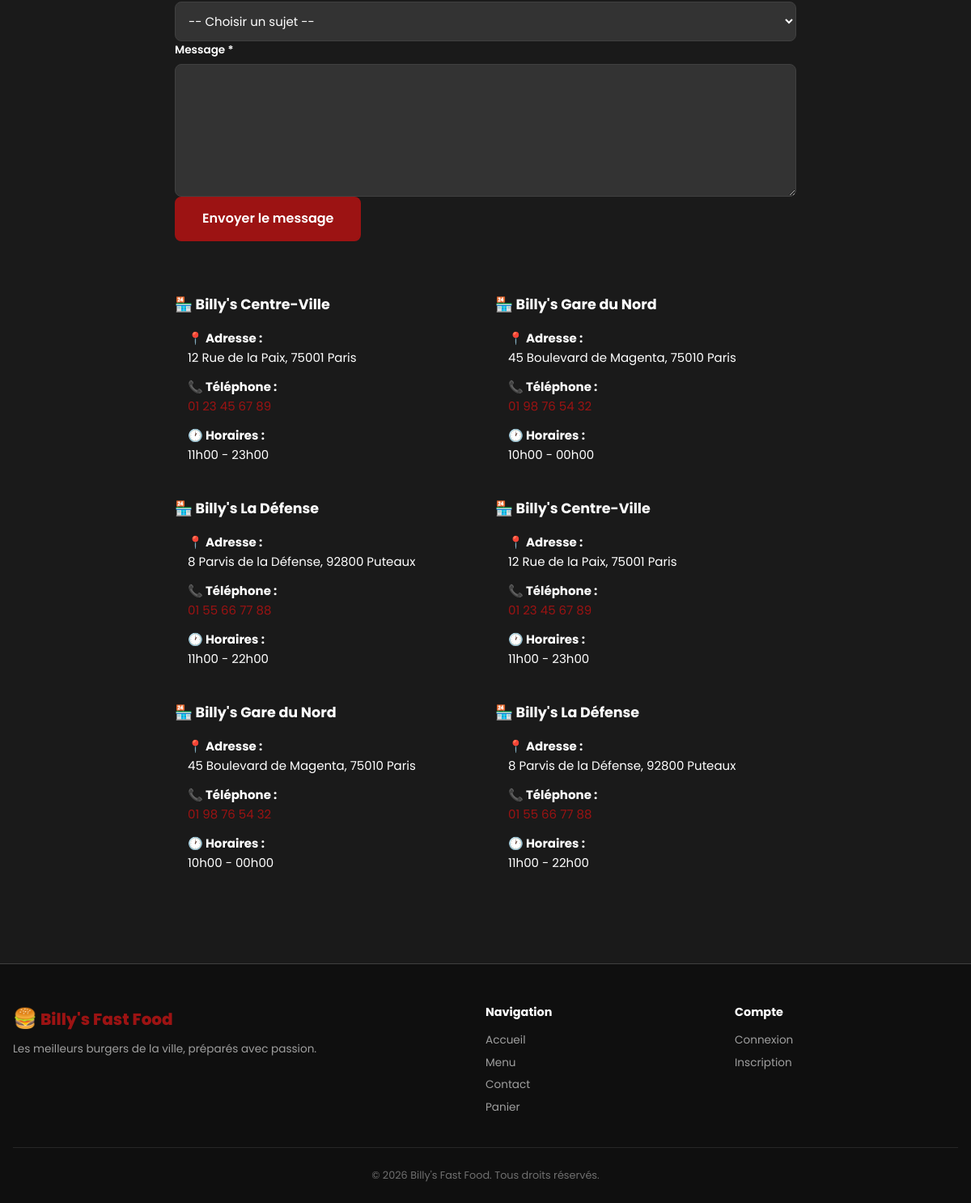
The app's page /public/contact (lower part), older data.
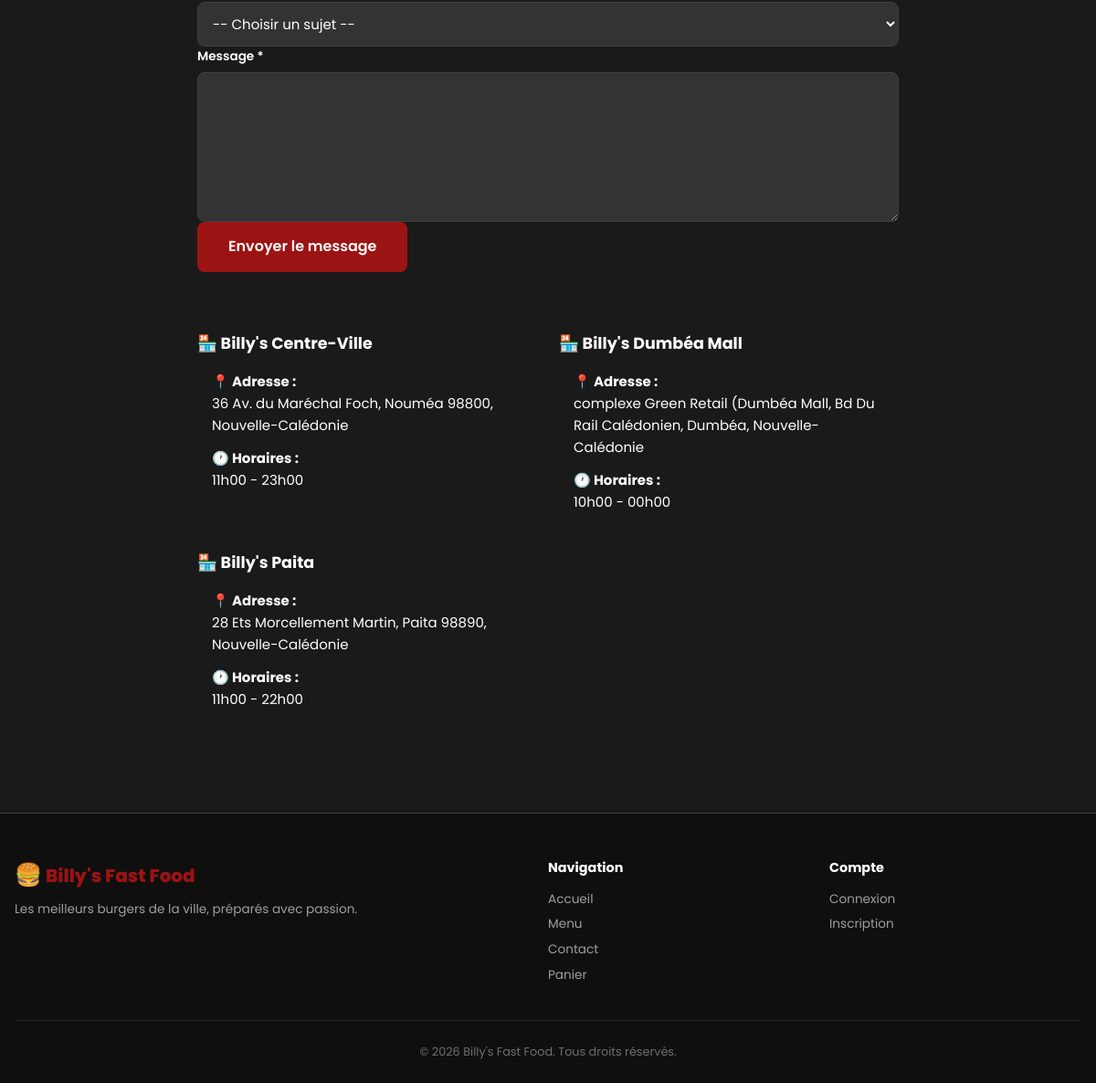
The same page, newer data.
### tables this page shows
CREATE TABLE IF NOT EXISTS `restaurants` (
  `id` int UNSIGNED NOT NULL AUTO_INCREMENT,
  `name` varchar(100) NOT NULL,
  `address` varchar(255) NOT NULL,
  `phone` varchar(20) DEFAULT NULL,
  `opening_hours` varchar(100) DEFAULT NULL,
  `is_active` tinyint(1) NOT NULL DEFAULT '1',
  `image` varchar(255) DEFAULT NULL,
  `created_at` datetime NOT NULL DEFAULT CURRENT_TIMESTAMP,
  `updated_at` datetime NOT NULL DEFAULT CURRENT_TIMESTAMP ON UPDATE CURRENT_TIMESTAMP,
  PRIMARY KEY (`id`)
);

### app/Core/Controller.php (called while the page is built, shortened)
<?php
abstract class Controller
{
    protected function layout(string $viewName, array $data = [], string $layout = 'layouts.main'): void
    {
        $viewFile = BASE_PATH . '/app/Views/' . str_replace('.', '/', $viewName) . '.php';
        extract($data);
        $baseUrl = $_ENV['APP_URL'] ?? '/Billys_tst/public';
        require $viewFile;
        $pageContent = ob_get_clean();
        $layoutFile = BASE_PATH . '/app/Views/' . str_replace('.', '/', $layout) . '.php';
        require $layoutFile;
    }
}

### app/Controllers/ContactController.php (called while the page is built, shortened)
<?php
class ContactController extends Controller
{
    public function index(): void
    {
        $this->layout('contact.index', [
            'restaurants' => (new Restaurant())->findAll(),
            'pageTitle' => 'Nous Contacter',
        ]);
    }
}

### app/Core/App.php (called while the page is built, shortened)
<?php
class App
{
    private Router $router;
    public function __construct()
    {
        $this->router = new Router();
    }
    public function run(): void
    {
        $uri = $_SERVER['REQUEST_URI'] ?? '/';
        $method = $_SERVER['REQUEST_METHOD'];
        $route = $this->router->resolve($uri, $method);
        $controller = new $controllerClass();
        $methodName = $route['method'];
        call_user_func_array([$controller, $methodName], $route['params']);
    }
}

### public/index.php (called while the page is built, shortened)
<?php
$app = new App\Core\App();
$app->run();

### app/Core/Database.php (called while the page is built, shortened)
<?php
class Database
{
    private PDO $pdo;
    private function __construct()
    {
        $host = $_ENV['DB_HOST'] ?? '127.0.0.1';
        $port = $_ENV['DB_PORT'] ?? '3306';
        $db   = $_ENV['DB_DATABASE'] ?? 'billys_fastfood';
        $user = $_ENV['DB_USERNAME'] ?? 'root';
        $pass = $_ENV['DB_PASSWORD'] ?? '';
        $dsn = "mysql:host={$host};port={$port};dbname={$db};charset=utf8mb4";
        try {
            $this->pdo = new PDO($dsn, $user, $pass, [
                PDO::ATTR_ERRMODE            => PDO::ERRMODE_EXCEPTION,
                PDO::ATTR_DEFAULT_FETCH_MODE => PDO::FETCH_ASSOC,
                PDO::ATTR_EMULATE_PREPARES   => false,
                PDO::MYSQL_ATTR_INIT_COMMAND => "SET NAMES utf8mb4 COLLATE utf8mb4_unicode_ci"
            ]);
        } catch (PDOException $e) {
            if (($_ENV['APP_DEBUG'] ?? 'false') === 'true') {
                throw $e;
            }
            throw new \RuntimeException('Database connection failed.');
        }
    }
    public function query(string $sql, array $params = []): \PDOStatement
    {
        $stmt = $this->pdo->prepare($sql);
        $stmt->execute($params);
        return $stmt;
    }
    public function fetchAll(string $sql, array $params = []): array
    {
        return $this->query($sql, $params)->fetchAll();
    }
}

### app/Core/Model.php (called while the page is built, shortened)
<?php
abstract class Model
{
    protected Database $db;
    protected string $table;
    public function __construct()
    {
        $this->db = Database::getInstance();
    }
    public function findAll(string $orderBy = 'id ASC'): array
    {
        return $this->db->fetchAll("SELECT * FROM {$this->table} ORDER BY {$orderBy}");
    }
}

### app/Views/contact/index.php (the view, shortened to what this page needs)
<section class="section">
    <div class="container" style="max-width: 800px;">
        <div class="contact-grid" style="display: grid; grid-template-columns: 1fr; gap: 2rem; margin-top: 2rem;">
            <div class="admin-card">
                <form method="POST" action="<?= $baseUrl ?>/contact/send" class="form">
                    <div class="form-group">
                        <select id="subject" name="subject" required>
                            <option value="">-- Choisir un sujet --</option>
                        </select>
                    </div>
                    <div class="form-group">
                        <label for="message">Message *</label>
                        <textarea id="message" name="message" rows="6" required><?= htmlspecialchars($old['message'] ?? '') ?></textarea>
                    </div>
                    <div class="form-actions">
                        <button type="submit" class="btn btn--primary btn--lg">
                            Envoyer le message
                        </button>
                    </div>
                </form>
            </div>
            <div class="contact-info" style="display: grid; grid-template-columns: repeat(auto-fit, minmax(250px, 1fr)); gap: 1.5rem; margin-top: 2rem;">
                <?php foreach ($restaurants as $restaurant): ?>
                <div class="admin-card">
                    <div class="admin-card__header">
                        <h3>🏪 <?= htmlspecialchars($restaurant['name']) ?></h3>
                    </div>
                    <div style="padding: 1rem;">
                        <p style="margin-bottom: 0.75rem;">
                            <strong>📍 Adresse :</strong><br>
                            <?= htmlspecialchars($restaurant['address']) ?>
                        </p>
                        <?php if ($restaurant['phone']): ?>
                        <p style="margin-bottom: 0.75rem;">
                            <strong>📞 Téléphone :</strong><br>
                            <a href="tel:<?= htmlspecialchars($restaurant['phone']) ?>" style="color: var(--primary)">
                                <?= htmlspecialchars($restaurant['phone']) ?>
                            </a>
                        </p>
                        <?php endif; ?>
                        <?php if ($restaurant['opening_hours']): ?>
                        <p style="margin-bottom: 0;">
                            <strong>🕐 Horaires :</strong><br>
                            <?= nl2br(htmlspecialchars($restaurant['opening_hours'])) ?>
                        </p>
                        <?php endif; ?>
                    </div>
                </div>
                <?php endforeach; ?>
            </div>
        </div>
    </div>
</section>

### app/Views/layouts/main.php (shortened to what this page needs)
<!DOCTYPE html>
<html lang="fr">
<head>
    <link rel="stylesheet" href="<?= $baseUrl ?>/assets/css/style.css">
</head>
<body>
    <main class="main">
        <?= $pageContent ?>
    </main>
    <footer class="footer">
        <div class="container">
            <div class="footer__grid">
                <div class="footer__brand">
                    <span class="logo-icon">🍔</span>
                    <span class="logo-text">Billy's Fast Food</span>
                    <p>Les meilleurs burgers de la ville, préparés avec passion.</p>
                </div>
                <div class="footer__links">
                    <h4>Navigation</h4>
                    <a href="<?= $baseUrl ?>/">Accueil</a>
                    <a href="<?= $baseUrl ?>/menu">Menu</a>
                    <a href="<?= $baseUrl ?>/contact">Contact</a>
                    <a href="<?= $baseUrl ?>/cart">Panier</a>
                </div>
                <div class="footer__links">
                    <h4>Compte</h4>
                    <a href="<?= $baseUrl ?>/login">Connexion</a>
                    <a href="<?= $baseUrl ?>/register">Inscription</a>
                </div>
            </div>
            <div class="footer__bottom">
                <p>&copy; <?= date('Y') ?> Billy's Fast Food. Tous droits réservés.</p>
            </div>
        </div>
    </footer>
</body>
</html>

### public/assets/css/style.css (style rules this page uses)
:root { --primary: #9C1313; --primary-dark: #7a0f0f; --primary-light: #c41818; --secondary: #292929; --accent: #FFFFFF; --success: #06d6a0; --danger: #9C1313; --warning: #ffc43d; --info: #118ab2; --text: #FFFFFF; --text-light: #e0e0e0; --text-muted: #999999; --bg: #1a1a1a; --bg-light: #292929; --bg-gray: #333333; --bg-dark: #0f0f0f; --border: #404040; --shadow: 0 2px 12px rgba(0,0,0,0.4); --shadow-lg: 0 8px 30px rgba(0,0,0,0.6); --radius: 12px; --radius-sm: 8px; --radius-lg: 20px; --header-height: 64px; --container-max: 1200px; --font: 'Poppins', -apple-system, BlinkMacSystemFont, sans-serif; }
*, *::before, *::after { margin: 0; padding: 0; box-sizing: border-box; }
html { scroll-behavior: smooth; -webkit-text-size-adjust: 100%; }
body { font-family: var(--font); font-size: 15px; line-height: 1.6; color: var(--text); background: var(--bg); min-height: 100vh; overflow-x: hidden; }
a { color: var(--primary); text-decoration: none; transition: color .2s; }
input, select, textarea, button { font-family: inherit; font-size: inherit; }
.container { max-width: var(--container-max); margin: 0 auto; padding: 0 1rem; }
.btn { display: inline-flex; align-items: center; justify-content: center; gap: .5rem; padding: .625rem 1.25rem; border: 2px solid transparent; border-radius: var(--radius-sm); font-weight: 600; font-size: .875rem; cursor: pointer; transition: all .2s; text-decoration: none; line-height: 1.4; white-space: nowrap; }
.btn--primary { background: var(--primary); color: #fff; border-color: var(--primary); }
.btn--lg { padding: .875rem 2rem; font-size: 1rem; }
.logo-icon { font-size: 1.5rem; }
.logo-text { font-size: 1.25rem; font-weight: 800; color: var(--primary); }
.section { padding: 3rem 0; }
.form-group { display: flex; flex-direction: column; gap: .375rem; }
.form-group label { font-size: .85rem; font-weight: 600; color: var(--text); }
.form-group input, .form-group select, .form-group textarea { padding: .75rem; border: 1px solid var(--border); border-radius: var(--radius-sm); transition: all .2s; background: var(--bg-gray); color: var(--text); }
.footer { background: var(--bg-dark); color: var(--accent); padding: 3rem 0 1.5rem; margin-top: 3rem; border-top: 1px solid var(--border); }
.footer__grid { display: grid; grid-template-columns: 1fr; gap: 2rem; margin-bottom: 2rem; }
.footer__brand .logo-text { color: var(--primary); }
.footer__brand p { color: rgba(255,255,255,.6); margin-top: .5rem; font-size: .85rem; }
.footer__links h4 { margin-bottom: .75rem; font-size: .9rem; }
.footer__links a { display: block; color: rgba(255,255,255,.6); font-size: .85rem; margin-bottom: .375rem; }
.footer__bottom { border-top: 1px solid rgba(255,255,255,.1); padding-top: 1.5rem; text-align: center; font-size: .8rem; color: rgba(255,255,255,.4); }
@media (min-width: 600px) { .footer__grid { grid-template-columns: 2fr 1fr 1fr; } }

Row changes from the older to the newer data that the page shows:
removed restaurants: name "Billy's Centre-Ville", address "12 Rue de la Paix, 75001 Paris", phone "01 23 45 67 89", opening_hours "11h00 - 23h00"
removed restaurants: name "Billy's Gare du Nord", address "45 Boulevard de Magenta, 75010 Paris", phone "01 98 76 54 32", opening_hours "10h00 - 00h00"
removed restaurants: name "Billy's La Défense", address "8 Parvis de la Défense, 92800 Puteaux", phone "01 55 66 77 88", opening_hours "11h00 - 22h00"
changed restaurants "Billy's Centre-Ville": address "12 Rue de la Paix, 75001 Paris" → "36 Av. du Maréchal Foch, Nouméa 98800, Nouvelle-Calédonie"; phone "01 23 45 67 89" → (not shown)
changed restaurants: name "Billy's Gare du Nord" → "Billy's Dumbéa Mall"; address "45 Boulevard de Magenta, 75010 Paris" → "complexe Green Retail (Dumbéa Mall, Bd Du Rail Calédonien, Dumbéa, Nouvelle-Calédonie"; phone "01 98 76 54 32" → (not shown)
changed restaurants: name "Billy's La Défense" → "Billy's Paita"; address "8 Parvis de la Défense, 92800 Puteaux" → "28 Ets Morcellement Martin, Paita 98890, Nouvelle-Calédonie"; phone "01 55 66 77 88" → (not shown)
